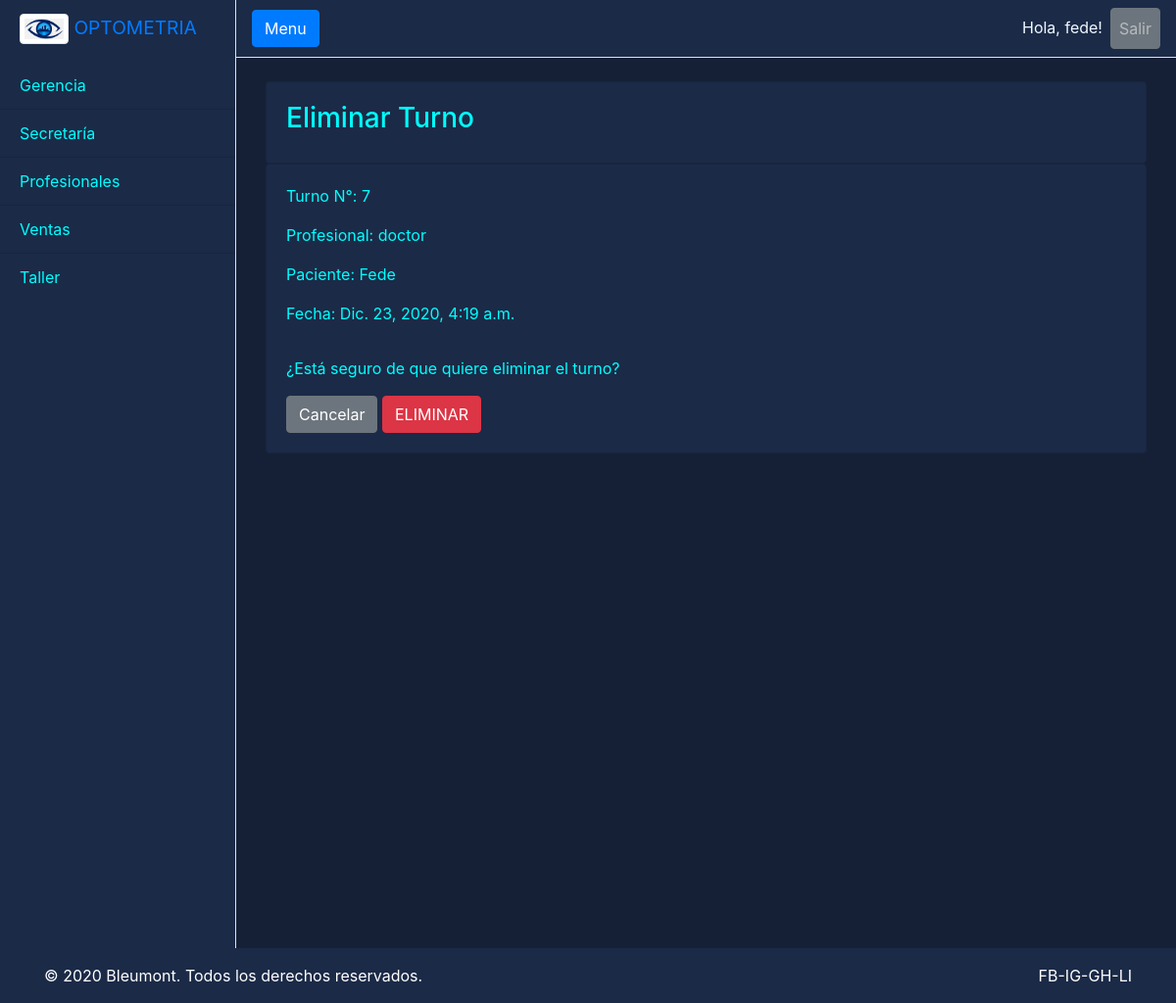
/del_turno/7/ (signed in), run on the app's committed database.
### users/models.py (models this page shows, shortened)
class Turnos(models.Model):
    profesional = models.ForeignKey(Profesionales, verbose_name='Profesional', on_delete=models.CASCADE)
    paciente = models.ForeignKey(Pacientes, verbose_name='Paciente', on_delete=models.CASCADE)
    fecha = models.DateTimeField()
    asistencia = models.BooleanField(default=False, verbose_name='Asistió al Turno ')

class Profesionales(models.Model):
    nombre = models.CharField(max_length=30, primary_key=True, verbose_name='Nombre')
    dni = models.IntegerField()
    def __str__(self):
        return self.nombre

class Pacientes(models.Model):
    nombre = models.CharField(max_length=30)
    dni = models.IntegerField()
    historial = models.TextField(max_length=255, blank=True)
    def __str__(self):
	    return self.nombre

### users/decorators.py (the view)
        def wrapper_func(request, *args, **kwargs):
            group = None
            if request.user.groups.exists():
                group = request.user.groups.all()[0].name
                print(group)
            if group in allowed_roles:
                return view_func(request, *args, **kwargs)
            else:
                return redirect('403')
            print(group)

### users/views.py (called while the page is built)
@login_required(login_url='login')
@allowed_users(allowed_roles=['Secretaria','admin','Gerencia'])
def del_turno(request, t_key):
    turno = Turnos.objects.get(id=t_key)
    if request.method == 'POST':
        turno.delete()
        return redirect('secretaria')
    return render(request, 'users/del_turno.html', {'turno': turno})

### users/templates/users/del_turno.html (shortened to what this page needs)
{% extends 'users/index.html' %} {% block content %}
<br />
<div class="grid">
  <div class="col-md">
    <div class="card card-body">
      <h3>Eliminar Turno</h3>
    </div>
    <div class="card card-body">
<form method="POST" >
    <table class="table table-active text-light table-responsive-sm">
        <tr >
          <p>Turno N°: {{ turno.id }}</p>
          <p>Profesional: {{ turno.profesional }}</p>
          <p>Paciente: {{ turno.paciente }}</p>
          <p>Fecha: {{ turno.fecha }}</p>
        </tr>
    </table>
  <p>¿Está seguro de que quiere eliminar el turno?</p>
  <a href="{% url 'secretaria' %}" class="btn btn-secondary" value="Cancelar">Cancelar</a>
  <input type="submit" class="btn btn-danger" value="ELIMINAR"></input>
</form>
</div>
</div>
</div>
<br>
{% endblock content %}

### users/templates/users/index.html (shortened to what this page needs)
{% load static %}
<!DOCTYPE html>
<html lang="es-AR">
  <head>
    <link rel="stylesheet" href="https://cdn.jsdelivr.net/npm/bootstrap@4.5.3/dist/css/bootstrap.min.css">
    <link rel="stylesheet" href="{% static 'users/main.css' %}" />
  </head>
  <body class="d-flex flex-column min-vh-100">
    <div class="d-flex" id="wrapper">
      <div class="bg-dark border-right sticky-top" id="sidebar-wrapper">
        <div class="sidebar-heading"><a href="/" class="logo-link">
            <img
            src="{% static 'users/png-eye.png' %}"
            width="50"
            class="align-top mb-1 img-thumbnail"
            alt="opto logo"
            />
            OPTOMETRIA</a></div>
        <div class="list-group list-group-flush">
          <a href="{% url 'gerencia' %}" class="list-group-item list-group-item-action">Gerencia</a>
          <a href="{% url 'secretaria' %}" class="list-group-item list-group-item-action ">Secretaría</a>
          <a href="{% url 'medicos' %}" class="list-group-item list-group-item-action ">Profesionales</a>
          <a href="{% url 'ventas' %}" class="list-group-item list-group-item-action ">Ventas</a>
          <a href="{% url 'taller' %}" class="list-group-item list-group-item-action">Taller</a>
        </div>
      </div>
      <div id="page-content-wrapper">
        <nav class="navbar navbar-expand-lg border-bottom navbar-dark">
          <button class="btn btn-primary" id="menu-toggle">Menu</button>
          <div class="navbar-collapse collapse" id="navbarSupportedContent">
            <ul class="navbar-nav ml-auto mt-2 mt-lg-0">
              {% if user.is_authenticated %}
              <li class="nav-link" id="userName">Hola, {{ request.user }}!</li>
              <li class="nav-item">
                <a class="nav-link btn btn-secondary" href="{% url 'logout' %}">Salir</a>
              </li>
              {% else %}
              <li class="nav-item active">
                <li class="nav-link" id="userName">Hola, invitado!</li>
                <a class="btn btn-success" href="{% url 'login' %}">Ingresar</a>
                </li>
              {% endif %}
            </ul>
          </div>
        </nav>
        <div class="container-fluid">
          {% block content %}{% endblock content %}
        </div>
      </div>
    </div>
    <footer class="py-3 text-white mt-auto">
      <div class="container">
        <div class="row">
          <div class="col-md-7 text-center text-md-left">
            <p class="mb-md-0">© 2020 <a href="https://github.com/Bleumont" class="external text-white">Bleumont</a>. Todos los derechos reservados.                        </p>
          </div>
          <div class="col-md-5 text-center text-md-right">
            <p class="mb-0">FB-IG-GH-LI</a>  </p>
          </div>
        </div>
      </div>
    </footer>
  </body>
</html>

### users/static/users/main.css (style rules this page uses)
html, body { height: 100%; background-color: #152036; color: aqua; overflow: hidden; }
#userName { color: aliceblue; }
#wrapper { overflow-x: hidden; background-color: #152036; color: aqua; }
#sidebar-wrapper { min-height: 100vh; margin-left: -15rem; -webkit-transition: margin 0.25s ease-out; -moz-transition: margin 0.25s ease-out; -o-transition: margin 0.25s ease-out; transition: margin 0.25s ease-out; background-color: #1b2a47 !important; color: aqua; }
#sidebar-wrapper .sidebar-heading { padding: 0.875rem 1.25rem; font-size: 1.2rem; }
#sidebar-wrapper .list-group { width: 15rem; }
#sidebar-wrapper .list-group-item { background-color: #1b2a47 !important; color: aqua; }
#page-content-wrapper { min-width: 100vw; }
@media (min-width: 768px) { #sidebar-wrapper { margin-left: 0; } }
@media (min-width: 768px) { #page-content-wrapper { min-width: 0; width: 100%; } }
.card.card-body { background: #1b2a47; overflow: hidden; }
nav, footer { background: #1b2a47 !important; border: 0; padding: 0; }

### data on the page
Turnos: id "7", profesional "doctor", paciente "Fede", fecha "Dic. 23, 2020, 4:19 a.m."

### other printed values
{{ request.user }} "fede"
